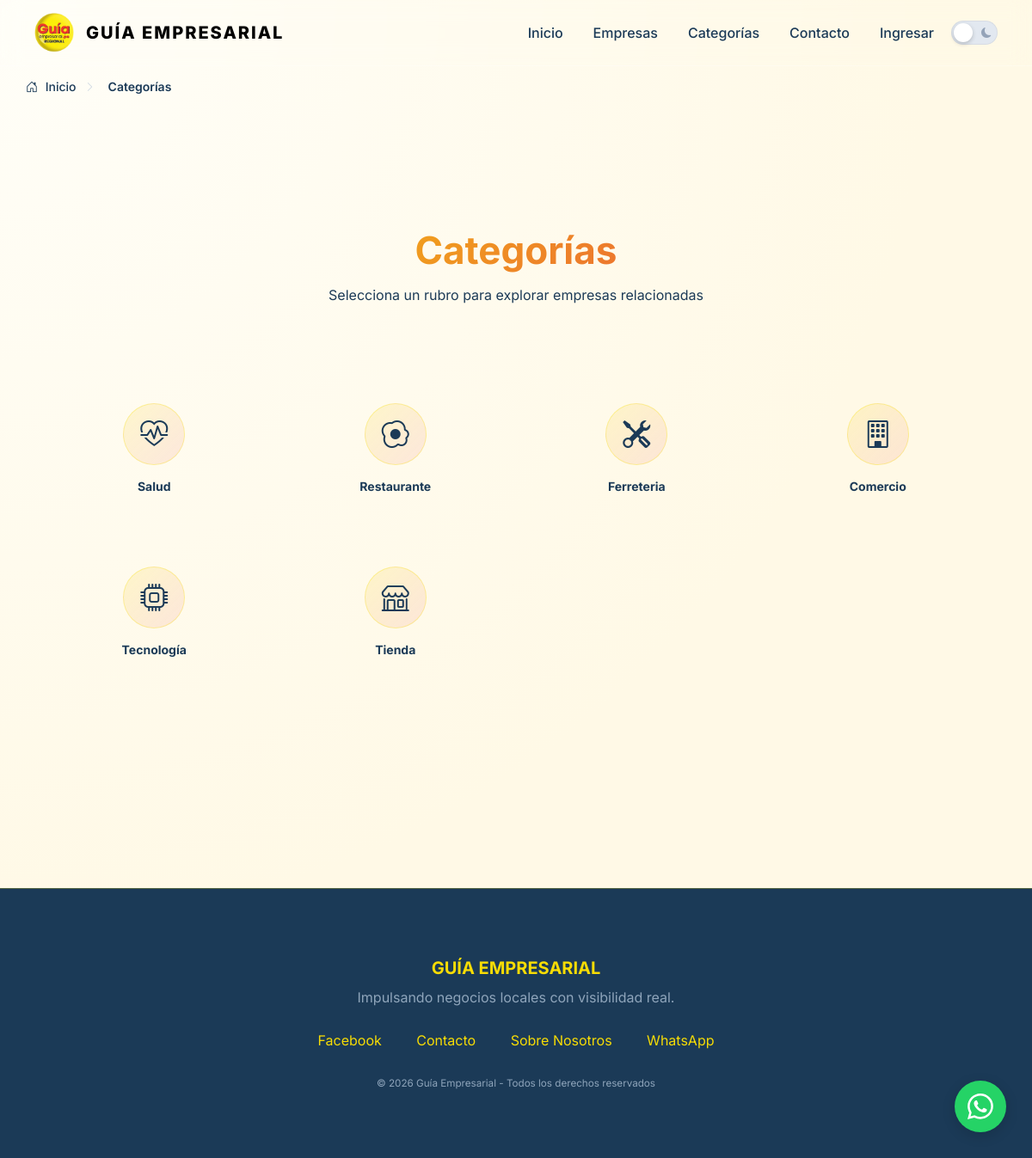
Page /categorias.php on the committed database.
### tables this page shows
CREATE TABLE `categorias` (
  `id_categoria` int(11) NOT NULL,
  `nombre` varchar(100) NOT NULL,
  `slug` varchar(255) DEFAULT NULL,
  `descripcion` text DEFAULT NULL,
  `icono` varchar(50) DEFAULT 'bi-briefcase',
  `orden` int(11) NOT NULL DEFAULT 0
);

### categorias.php (the view, shortened to what this page needs)
<?php
include 'includes/Header.php';
include 'includes/components/breadcrumbs.php';
?>
<?php
$bc_items = [["name" => "Categorías", "url" => null]];
echo renderBreadcrumbs($bc_items);
?>
<section class="page-section">
    <div class="container">
        <div class="section-header">
            <h1>Categorías</h1>
            <p>Selecciona un rubro para explorar empresas relacionadas</p>
        </div>
        <div class="categorias-modern">
            <?php
            $resultado = $conexion->query("SELECT * FROM categorias ORDER BY orden ASC");
            while ($fila = $resultado->fetch_assoc()):
                $nombre = htmlspecialchars($fila['nombre']);
                $icono = htmlspecialchars($fila['icono'] ?? 'bi-briefcase');
                ?>
                <a href="<?= APP_URL ?>/rubro/<?= htmlspecialchars($fila['slug']) ?>" class="categoria-card reveal">
                    <div class="categoria-icono-wrap">
                        <i class="bi <?= $icono ?>"></i>
                    </div>
                    <span class="categoria-nombre"><?= $nombre ?></span>
                </a>
            <?php endwhile; ?>
        </div>
    </div>
</section>
<?php include 'includes/footer.php'; ?>

### assets/css/style.css (style rules this page uses)
:root { --amarillo: #F7DC05; --rojo: #E63946; --azul: #1B3A57; --crema: #fff9e6; --blanco: #ffffff; --glass-border: rgba(255, 255, 255, 0.3); --shadow-sm: 0 1px 2px 0 rgb(0 0 0 / 0.05); --shadow-md: 0 4px 6px -1px rgb(0 0 0 / 0.1), 0 2px 4px -2px rgb(0 0 0 / 0.1); --shadow-lg: 0 10px 15px -3px rgb(0 0 0 / 0.1), 0 4px 6px -4px rgb(0 0 0 / 0.1); --shadow-xl: 0 20px 25px -5px rgb(0 0 0 / 0.1), 0 8px 10px -6px rgb(0 0 0 / 0.1); --radius-sm: 8px; --radius: 12px; --radius-lg: 20px; --radius-full: 9999px; --grad-main: linear-gradient(135deg, var(--amarillo), var(--rojo)); --grad-premium: linear-gradient(145deg, #f8fafc, #f1f5f9); }
html { height: 100%; }
*, *::before, *::after { margin: 0; padding: 0; box-sizing: border-box; }
html { scroll-behavior: smooth; overflow-x: hidden; }
body { font-family: 'Inter', sans-serif; background: radial-gradient(circle at top left, #fffef8, #fff9e6 60%); color: var(--azul); min-height: 100vh; display: flex; flex-direction: column; overflow-x: hidden; }
.page-section { padding: 120px 20px; position: relative; }
.container { max-width: 1400px; width: 95%; margin: auto; }
.section-header { text-align: center; margin-bottom: 80px; }
.section-header h1 { font-size: 44px; margin-bottom: 15px; background: var(--grad-main); -webkit-background-clip: text; background-clip: text; -webkit-text-fill-color: transparent; }
.section-header p { color: var(--muted); }
.categorias-modern { display: grid; grid-template-columns: repeat(4, 1fr); gap: 20px; }
.categoria-card { background: var(--grad-card); padding: 36px 20px 28px; text-align: center; border-radius: var(--radius); text-decoration: none; color: var(--azul); font-weight: 600; font-size: 15px; border: 1px solid var(--borde); transition: 0.3s ease; display: flex; flex-direction: column; align-items: center; gap: 16px; }
.categoria-icono-wrap { width: 72px; height: 72px; border-radius: 50%; background: linear-gradient(135deg, rgba(247, 220, 5, 0.15), rgba(230, 57, 70, 0.1)); border: 1.5px solid rgba(247, 220, 5, 0.3); display: flex; align-items: center; justify-content: center; transition: 0.3s ease; flex-shrink: 0; }
.categoria-icono-wrap i { font-size: 32px; color: var(--azul); transition: 0.3s ease; }
.categoria-nombre { font-size: 14px; font-weight: 700; color: inherit; line-height: 1.3; }
body { opacity: 1; transition: opacity 0.3s ease-out, transform 0.3s ease-out; }
.reveal { opacity: 0; transform: translateY(30px); transition: all 0.6s cubic-bezier(0.165, 0.84, 0.44, 1); }
.reveal.active { opacity: 1; transform: translateY(0); }

### rows in the picture
categorias: nombre "Salud"
categorias: nombre "Restaurante"
categorias: nombre "Ferreteria"
categorias: nombre "Comercio"
categorias: nombre "Tecnología"
categorias: nombre "Tienda"

### other values in the picture
$item['name'] "Categorías"
